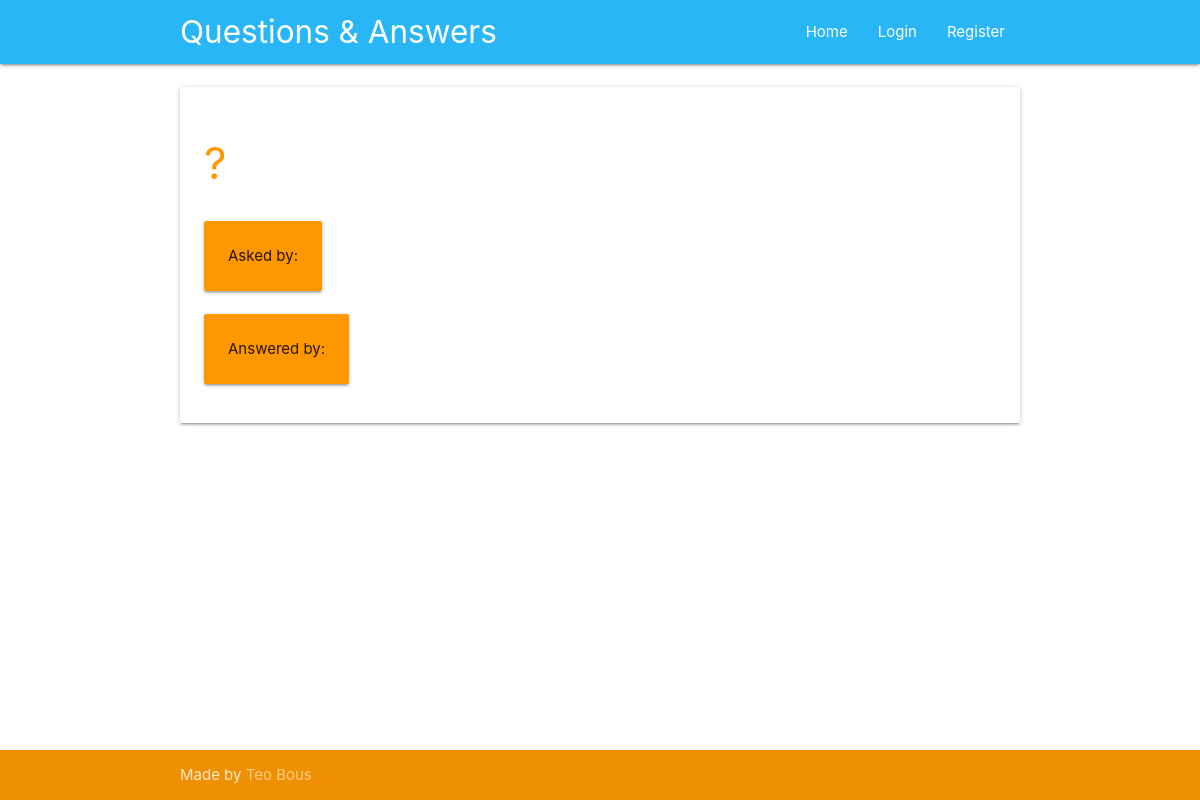
The app's page /question/6, older data.
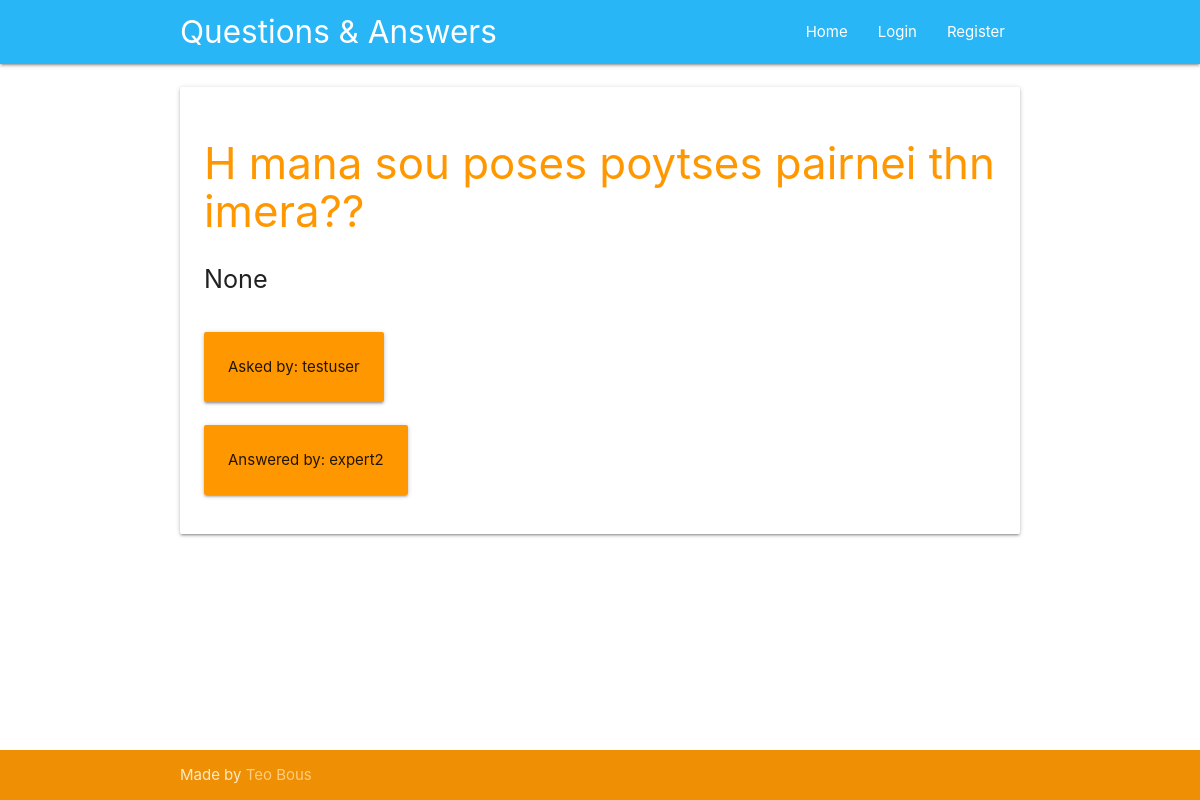
The same page, newer data.
### tables this page shows
CREATE TABLE questions (
    id integer primary key autoincrement,
    question_text text not null,
    answer_text text,
    asked_by_id integer not null,
    expert_id integer not null
);

CREATE TABLE users (
    id integer primary key autoincrement,
    name text not null,
    password text not null,
    expert boolean not null,
    admin boolean not null 
);

### app.py (the view)
@app.route('/question/<question_id>')
def question(question_id):
	user = get_current_user()
	db = get_db()
	query = """
			select questions.question_text as question_text, questions.answer_text as answer_text, askers.name as asker, experts.name as expert
			from questions
			join users as askers on questions.asked_by_id = askers.id
			join users as experts on questions.expert_id = experts.id
			where questions.id = ?
			"""
	question_cur = db.execute(query, [question_id])
	question = question_cur.fetchone()
	return render_template('question.html', user=user, question=question)

### app.py (called while the page is built)
def get_current_user():
	user_result = None
	if 'user' in session:
		user = session['user']
		db = get_db()
		query = 'select id, name, password, expert, admin from users where name = ?'
		user_cur = db.execute(query, [user])
		user_result = user_cur.fetchone()
	return user_result

### database.py (called while the page is built)
def connect_db():
	sql = sqlite3.connect('data.db')
	sql.row_factory = sqlite3.Row
	return sql

def get_db():
	if not hasattr(g, 'sqlite_db'):
		g.sqlite_db = connect_db()
	return g.sqlite_db

### templates/question.html (shortened to what this page needs)
{% extends 'base.html' %}
{% block content %}
    <div class="section">
      <div class="container">
        <div class="card-panel ">
          <h3 class="header orange-text">{{ question.question_text }}?</h3>
          <p class="flow-text">{{ question.answer_text }}</p>
          <div class="card-panel orange" style="display: inline-block;">Asked by: {{ question.asker }}</div><br>
          <div class="card-panel orange" style="display: inline-block;">Answered by: {{ question.expert }}</div>
        </div>
      </div>
    </div>
{% endblock %}

Row changes from the older to the newer data that the page shows:
added questions: question_text "H mana sou poses poytses pairnei thn imera?"
now on this page (row unchanged): users: asker "testuser"
now on this page (row unchanged): users: expert "expert2"
Text that changed along with them:
{{ question.answer_text }}: (not shown) → "None"
